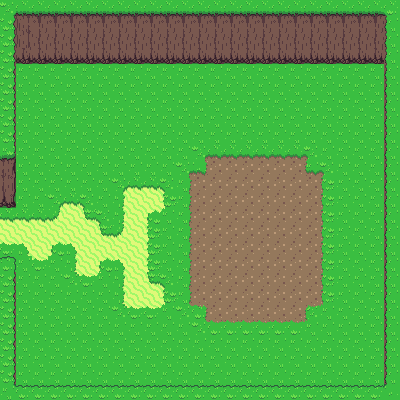

A level layout from a 2D game, rendered from its tile map. Below: a short description, then the map file with its tile-grid data intact:
An orthogonal 25x25 tile map with 16x16 px tiles, 2 tile layers (Ground, Collisions) and 6 objects.

<map version="1.10" tiledversion="1.10.2" orientation="orthogonal" renderorder="right-down" width="25" height="25" tilewidth="16" tileheight="16" infinite="0" nextlayerid="5" nextobjectid="8">
 <tileset firstgid="1" source="overworld.tsx" />
 <layer id="1" name="Ground" width="25" height="25">
  <data encoding="csv">
1,1,1,1,1,1,1,1,1,1,1,1,1,1,1,1,1,1,1,1,1,1,1,1,1,
1,1,1,1,1,1,1,1,1,1,1,1,1,1,1,1,1,1,1,1,1,1,1,1,1,
1,1,1,1,1,1,1,1,1,1,1,1,1,1,1,1,1,1,1,1,1,1,1,1,1,
1,1,1,1,1,1,1,1,1,1,1,1,1,1,1,1,1,1,1,1,1,1,1,1,1,
1,1,1,1,1,1,1,1,1,1,1,1,1,1,1,1,1,1,1,1,1,1,1,1,1,
1,1,1,1,1,1,1,1,1,1,1,1,1,1,1,1,1,1,1,1,1,1,1,1,1,
1,1,1,1,1,1,1,1,1,1,1,1,1,1,1,1,1,1,1,1,1,1,1,1,1,
1,1,1,1,1,1,1,1,1,1,1,1,1,1,1,1,1,1,1,1,1,1,1,1,1,
1,1,1,1,1,1,1,1,1,1,1,1,1,1,1,1,1,1,1,1,1,1,1,1,1,
1,1,1,1,1,1,1,1,1,1,1,1,1161,1162,1162,1162,1162,1162,1162,1163,1,1,1,1,1,
1,1,1,1,1,1,1,1,1,1,1,1161,1322,1202,1202,1202,1202,1202,1202,1321,1163,1,1,1,1,
1,1,1,1,1,1,1,121,122,122,123,1201,1202,1202,1202,1202,1202,1202,1202,1202,1203,1,1,1,1,
1,1,1,121,122,123,1,161,162,162,163,1201,1202,1202,1202,1202,1202,1202,1202,1202,1203,1,1,1,1,
122,122,122,282,162,281,123,161,162,241,203,1201,1202,1202,1202,1202,1202,1202,1202,1202,1203,1,1,1,1,
162,162,162,162,162,162,281,282,162,163,1,1201,1202,1202,1202,1202,1202,1202,1202,1202,1203,1,1,1,1,
202,242,162,241,242,162,162,162,162,163,1,1201,1202,1202,1202,1202,1202,1202,1202,1202,1203,1,1,1,1,
1,1,202,1,161,162,241,242,162,163,1,1201,1202,1202,1202,1202,1202,1202,1202,1202,1203,1,1,1,1,
1,1,1,1,201,202,203,161,162,281,123,1201,1202,1202,1202,1202,1202,1202,1202,1202,1203,1,1,1,1,
1,1,1,1,1,1,1,161,162,162,163,1201,1202,1202,1202,1202,1202,1202,1202,1202,1203,1,1,1,1,
1,1,1,1,1,1,1,201,202,202,203,1241,1282,1202,1202,1202,1202,1202,1202,1281,1243,1,1,1,1,
1,1,1,1,1,1,1,1,1,1,1,1,1241,1242,1242,1242,1242,1242,1242,1243,1,1,1,1,1,
1,1,1,1,1,1,1,1,1,1,1,1,1,1,1,1,1,1,1,1,1,1,1,1,1,
1,1,1,1,1,1,1,1,1,1,1,1,1,1,1,1,1,1,1,1,1,1,1,1,1,
1,1,1,1,1,1,1,1,1,1,1,1,1,1,1,1,1,1,1,1,1,1,1,1,1,
1,1,1,1,1,1,1,1,1,1,1,1,1,1,1,1,1,1,1,1,1,1,1,1,1
</data>
 </layer>
 <layer id="2" name="Collisions" width="25" height="25">
  <data encoding="csv">
361,446,446,446,446,446,446,446,446,446,446,446,446,446,446,446,446,446,446,446,446,446,446,446,362,
407,485,486,486,486,486,486,486,486,486,486,486,486,486,486,486,486,486,486,486,486,486,486,486,405,
407,525,526,526,526,526,526,526,526,526,526,526,526,526,526,526,526,526,526,526,526,526,526,526,405,
407,566,566,566,566,566,566,566,566,566,566,566,566,566,566,566,566,566,566,566,566,566,566,566,405,
407,0,0,0,0,0,0,0,0,0,0,0,0,0,0,0,0,0,0,0,0,0,0,0,405,
407,0,0,0,0,0,0,0,0,0,0,0,0,0,0,0,0,0,0,0,0,0,0,0,405,
407,0,0,0,0,0,0,0,0,0,0,0,0,0,0,0,0,0,0,0,0,0,0,0,405,
407,0,0,0,0,0,0,0,0,0,0,0,0,0,0,0,0,0,0,0,0,0,0,0,405,
407,0,0,0,0,0,0,0,0,0,0,0,0,0,0,0,0,0,0,0,0,0,0,0,405,
447,0,0,0,0,0,0,0,0,0,0,0,0,0,0,0,0,0,0,0,0,0,0,0,405,
487,0,0,0,0,0,0,0,0,0,0,0,0,0,0,0,0,0,0,0,0,0,0,0,405,
527,0,0,0,0,0,0,0,0,0,0,0,0,0,0,0,0,0,0,0,0,0,0,0,405,
567,0,0,0,0,0,0,0,0,0,0,0,0,0,0,0,0,0,0,0,0,0,0,0,405,
0,0,0,0,0,0,0,0,0,0,0,0,0,0,0,0,0,0,0,0,0,0,0,0,405,
0,0,0,0,0,0,0,0,0,0,0,0,0,0,0,0,0,0,0,0,0,0,0,0,405,
0,0,0,0,0,0,0,0,0,0,0,0,0,0,0,0,0,0,0,0,0,0,0,0,405,
443,0,0,0,0,0,0,0,0,0,0,0,0,0,0,0,0,0,0,0,0,0,0,0,405,
407,0,0,0,0,0,0,0,0,0,0,0,0,0,0,0,0,0,0,0,0,0,0,0,405,
407,0,0,0,0,0,0,0,0,0,0,0,0,0,0,0,0,0,0,0,0,0,0,0,405,
407,0,0,0,0,0,0,0,0,0,0,0,0,0,0,0,0,0,0,0,0,0,0,0,405,
407,0,0,0,0,0,0,0,0,0,0,0,0,0,0,0,0,0,0,0,0,0,0,0,405,
407,0,0,0,0,0,0,0,0,0,0,0,0,0,0,0,0,0,0,0,0,0,0,0,405,
407,0,0,0,0,0,0,0,0,0,0,0,0,0,0,0,0,0,0,0,0,0,0,0,405,
407,0,0,0,0,0,0,0,0,0,0,0,0,0,0,0,0,0,0,0,0,0,0,0,405,
401,442,442,442,442,442,442,442,442,442,442,442,442,442,442,442,442,442,442,442,442,442,442,442,402
</data>
 </layer>
 <objectgroup id="4" name="CollisionMask">
  <object id="1" x="-0.75" y="383.75" width="400.5" height="16.25" />
  <object id="2" x="383.333" y="-2" width="15.6667" height="392.333" />
  <object id="3" x="4.33333" y="48" width="381.333" height="15" />
  <object id="4" x="-3" y="58.6667" width="18.6667" height="148.667" />
  <object id="5" x="-0.333333" y="263.667" width="15.6667" height="135.667" />
  <object id="7" x="-0.4375" y="256.125" width="16.375" height="7.6875">
   <ellipse />
  </object>
 </objectgroup>
</map>
